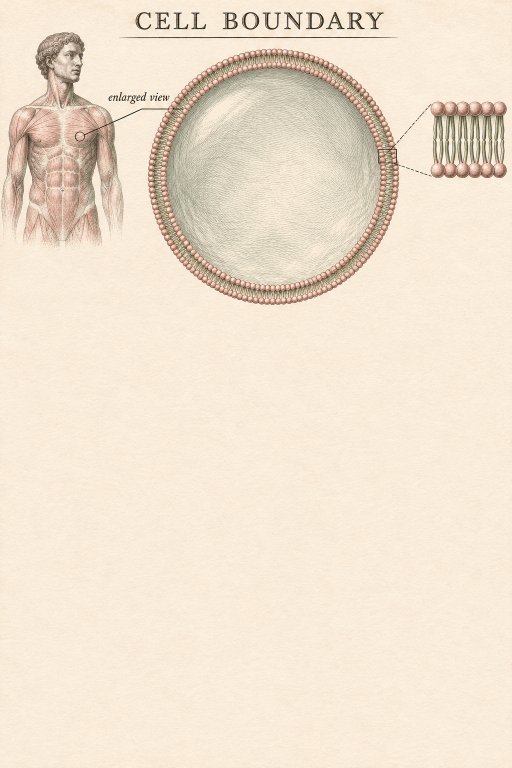
#> input picture projects/anatomy/art-study/classic-1800/sources/cell-background.png, 1024 x 1536 px, found by its file name (shown at 1/2 size)
$ python export-art.py
#> lines starting #> are read from the running program, lines starting #| are printed output that depends on the picture
"""Mechanical atlas extraction and exact scene registration. Run with uv --with pillow.
All original marks come from retained imagegen masters; no anatomy is drawn here.
"""
from pathlib import Path
from PIL import Image, ImageDraw, ImageFilter
import json

ROOT=Path(__file__).resolve().parent
A=ROOT/'assets'; M=ROOT/'masters'; A.mkdir(exist_ok=True)
S=1560/1024; SIZE=(1560,3376)

def paper_page(source):
#> called with source = 'cell-background.png'
    im=Image.open(M/source).convert('RGB')
#> im is the input picture: PIL image 1024x1536 RGB; mean R, G, B 240.3, 226.1, 207.6
    # Extend only blank notebook paper; do not stretch anatomical drawings.
    page=Image.new('RGB',(1024,2216))
#> page: PIL image 1024x2216 RGB; every value is 0
    page.paste(im,(0,0))
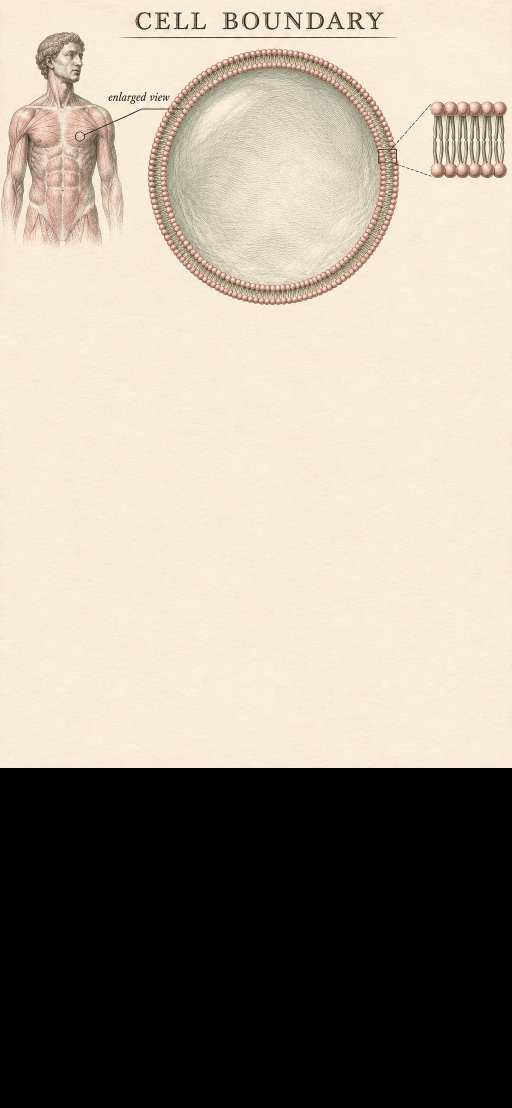
#> page: PIL image 1024x2216 RGB (shown at 1/2 size); mean R, G, B 166.5, 156.7, 143.9
    strip=im.crop((0,1152,1024,1536))
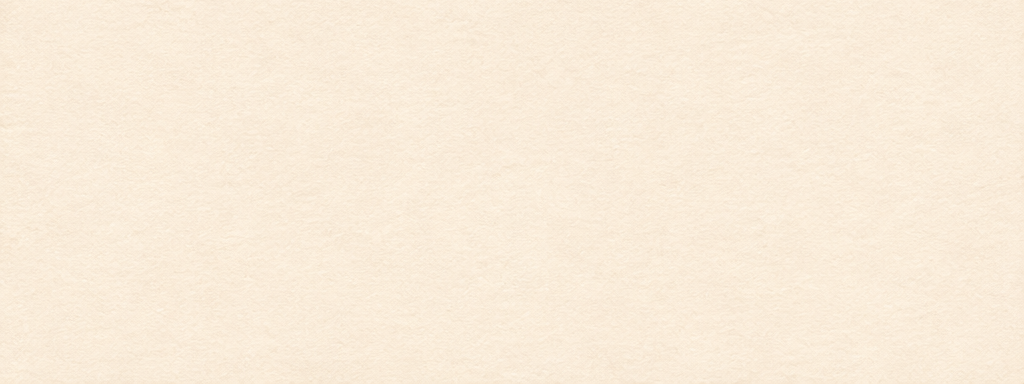
#> strip: PIL image 1024x384 RGB; mean R, G, B 249.4, 235.9, 217.6
    for y in range(1536,2216,384):page.paste(strip,(0,y))
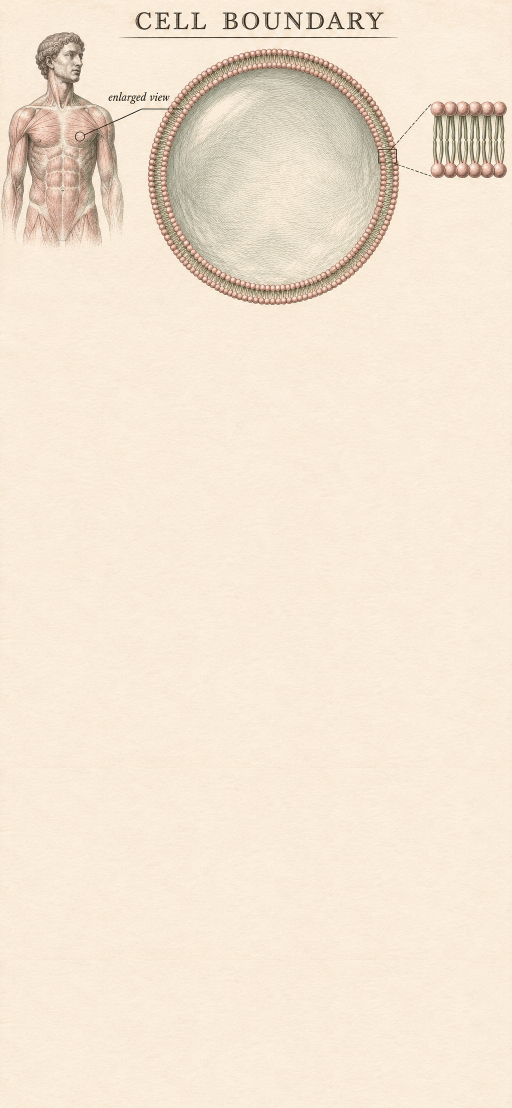
#> page: PIL image 1024x2216 RGB (shown at 1/2 size); mean R, G, B 243.1, 229.1, 210.7
    return page.resize(SIZE,Image.Resampling.LANCZOS)

for name,src in [('cell','cell-background.png'),('arm','arm-empty.png'),('hearing','hearing-background.png'),('digestion','digestion-corrected.png')]:
#> (the run stopped early here; a loop or call above may not have finished)
